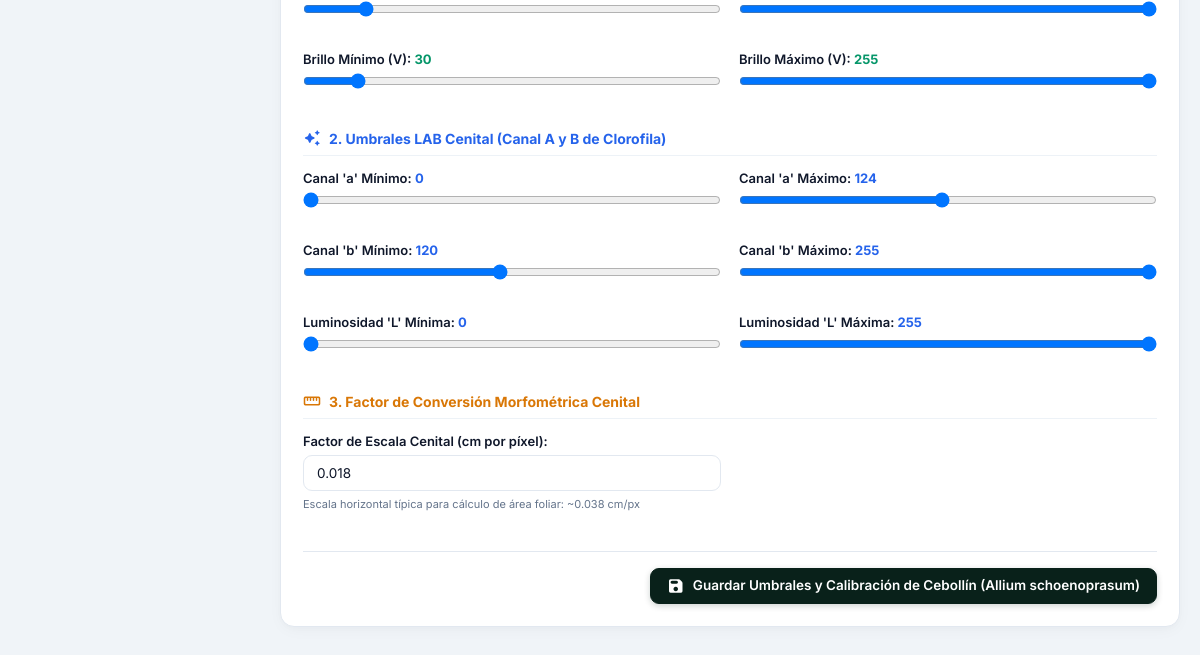
/config (signed in, lower part), run on an earlier commit of the app's database.
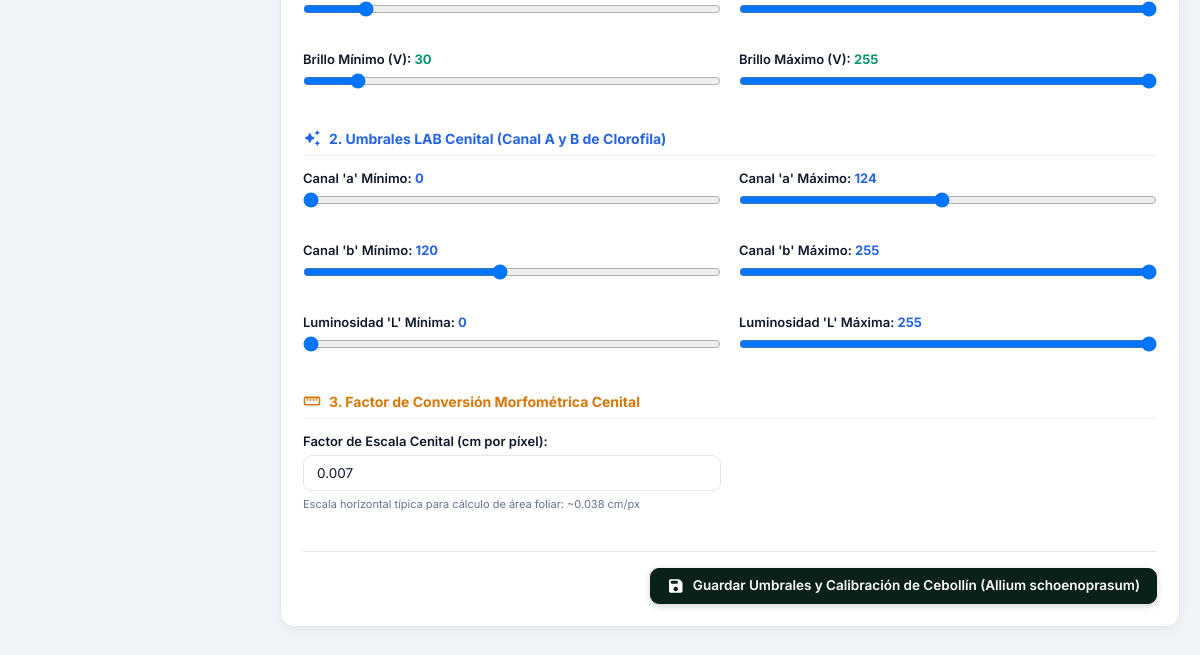
And on a later commit of the database.
### domain/models/crop_profile.py (models this page shows, shortened)
class CropProfile(db.Model):
    __tablename__ = 'crop_profile'
    crop_type = Column(String(50), primary_key=True)
    display_name = Column(String(100), nullable=False)
    h_min = Column(Integer, default=26)
    h_max = Column(Integer, default=92)
    s_min = Column(Integer, default=35)
    s_max = Column(Integer, default=255)
    v_min = Column(Integer, default=30)
    v_max = Column(Integer, default=255)
    l_min = Column(Integer, default=20)
    l_max = Column(Integer, default=255)
    a_min = Column(Integer, default=0)
    a_max = Column(Integer, default=124)
    b_min = Column(Integer, default=120)
    b_max = Column(Integer, default=255)
    pixel_to_cm_ratio = Column(Float, default=0.038)
    has_stem = Column(Boolean, default=True)
    lat_h_min = Column(Integer, default=26)
    lat_h_max = Column(Integer, default=92)
    lat_s_min = Column(Integer, default=35)
    lat_s_max = Column(Integer, default=255)
    lat_v_min = Column(Integer, default=30)
    lat_v_max = Column(Integer, default=255)
    lat_l_min = Column(Integer, default=20)
    lat_l_max = Column(Integer, default=255)
    lat_a_min = Column(Integer, default=0)
    lat_a_max = Column(Integer, default=124)
    lat_b_min = Column(Integer, default=120)
    lat_b_max = Column(Integer, default=255)
    lat_pixel_to_cm_ratio = Column(Float, default=0.038)
    lat_min_area = Column(Integer, default=60)
    lat_filter_isolated = Column(Boolean, default=True)

### presentation/web/dashboard_routes.py (the view, shortened to what this page needs)
@dashboard_bp.route('/config', methods=['GET', 'POST'])
@role_required('admin')
def configuration_panel():
    config = system_service.get_config()
    active_plant_id = get_active_plant_id()
    profiles = system_service.get_all_profiles()
    requested_crop = request.args.get('crop_type', system_service.get_crop_for_plant(active_plant_id))
    selected_profile = system_service.get_profile(requested_crop)
    plant_profiles_map = system_service.get_all_plant_profiles_map()
    return render_template('config.html',
                           config=config,
                           profiles=profiles,
                           selected_profile=selected_profile,
                           plant_profiles_map=plant_profiles_map,
                           active_plant_id=active_plant_id)

### application/services/system_service.py (called while the page is built)
    def get_config(self) -> Config:
        return self.config_repo.get()

    def get_all_profiles(self) -> List[CropProfile]:
        return self.crop_repo.get_all()

    def get_profile(self, crop_type: Optional[str] = None) -> CropProfile:
        if not crop_type:
            cfg = self.get_config()
            crop_type = cfg.selected_crop_type
        profile = self.crop_repo.get_by_type(crop_type)
        if not profile:
            profile = self.crop_repo.get_by_type("cebollin") or self.crop_repo.get_all()[0]
        return profile

    def get_crop_for_plant(self, plant_id: int) -> str:
        cfg = self.get_config()
        attr_name = f"plant_{plant_id}_crop"
        return getattr(cfg, attr_name, None) or cfg.selected_crop_type or "cebollin"

    def get_profile_for_plant(self, plant_id: int) -> CropProfile:
        crop_type = self.get_crop_for_plant(plant_id)
        return self.get_profile(crop_type)

### infrastructure/database/repositories/config_repository.py (called while the page is built)
    def get(self) -> Config:
        config = Config.query.first()
        if not config:
            config = Config()
            db.session.add(config)
            db.session.commit()
        return config

### templates/config.html (shortened to what the changed rows need)
{% extends 'base.html' %}
{% block content %}
<div class="widget-card" style="max-width: 960px; margin: 0 auto 30px auto;">
    <form action="{{ url_for('dashboard.configuration_panel') }}" method="POST">
        <div id="tab-content-cenital" class="camera-tab-content">
            <div style="margin-bottom: 24px;">
                <div style="display: grid; grid-template-columns: 1fr 1fr; gap: 18px;">
                    <div class="form-group">
                        <input type="range" name="s_min" id="s_min" min="0" max="255" value="{{ selected_profile.s_min }}" oninput="updateRangeLabel(this)" style="width: 100%; cursor: pointer;">
                    </div>
                    <div class="form-group">
                        <input type="range" name="s_max" id="s_max" min="0" max="255" value="{{ selected_profile.s_max }}" oninput="updateRangeLabel(this)" style="width: 100%; cursor: pointer;">
                    </div>
                    <div class="form-group">
                        <label for="v_min">Brillo Mínimo (V): <span id="label-v_min" style="font-weight: 700; color: var(--accent-success);">{{ selected_profile.v_min }}</span></label>
                        <input type="range" name="v_min" id="v_min" min="0" max="255" value="{{ selected_profile.v_min }}" oninput="updateRangeLabel(this)" style="width: 100%; cursor: pointer;">
                    </div>
                    <div class="form-group">
                        <label for="v_max">Brillo Máximo (V): <span id="label-v_max" style="font-weight: 700; color: var(--accent-success);">{{ selected_profile.v_max }}</span></label>
                        <input type="range" name="v_max" id="v_max" min="0" max="255" value="{{ selected_profile.v_max }}" oninput="updateRangeLabel(this)" style="width: 100%; cursor: pointer;">
                    </div>
                </div>
            </div>
            <div style="margin-bottom: 24px;">
                <div style="display: grid; grid-template-columns: 1fr 1fr; gap: 18px;">
                    <div class="form-group">
                        <label for="a_min">Canal 'a' Mínimo: <span id="label-a_min" style="font-weight: 700; color: var(--accent-primary);">{{ selected_profile.a_min }}</span></label>
                        <input type="range" name="a_min" id="a_min" min="0" max="255" value="{{ selected_profile.a_min }}" oninput="updateRangeLabel(this)" style="width: 100%; cursor: pointer;">
                    </div>
                    <div class="form-group">
                        <label for="a_max">Canal 'a' Máximo: <span id="label-a_max" style="font-weight: 700; color: var(--accent-primary);">{{ selected_profile.a_max }}</span></label>
                        <input type="range" name="a_max" id="a_max" min="0" max="255" value="{{ selected_profile.a_max }}" oninput="updateRangeLabel(this)" style="width: 100%; cursor: pointer;">
                    </div>
                    <div class="form-group">
                        <label for="b_min">Canal 'b' Mínimo: <span id="label-b_min" style="font-weight: 700; color: var(--accent-primary);">{{ selected_profile.b_min }}</span></label>
                        <input type="range" name="b_min" id="b_min" min="0" max="255" value="{{ selected_profile.b_min }}" oninput="updateRangeLabel(this)" style="width: 100%; cursor: pointer;">
                    </div>
                    <div class="form-group">
                        <label for="b_max">Canal 'b' Máximo: <span id="label-b_max" style="font-weight: 700; color: var(--accent-primary);">{{ selected_profile.b_max }}</span></label>
                        <input type="range" name="b_max" id="b_max" min="0" max="255" value="{{ selected_profile.b_max }}" oninput="updateRangeLabel(this)" style="width: 100%; cursor: pointer;">
                    </div>
                    <div class="form-group">
                        <label for="l_min">Luminosidad 'L' Mínima: <span id="label-l_min" style="font-weight: 700; color: var(--accent-primary);">{{ selected_profile.l_min }}</span></label>
                        <input type="range" name="l_min" id="l_min" min="0" max="255" value="{{ selected_profile.l_min }}" oninput="updateRangeLabel(this)" style="width: 100%; cursor: pointer;">
                    </div>
                    <div class="form-group">
                        <label for="l_max">Luminosidad 'L' Máxima: <span id="label-l_max" style="font-weight: 700; color: var(--accent-primary);">{{ selected_profile.l_max }}</span></label>
                        <input type="range" name="l_max" id="l_max" min="0" max="255" value="{{ selected_profile.l_max }}" oninput="updateRangeLabel(this)" style="width: 100%; cursor: pointer;">
                    </div>
                </div>
            </div>
            <div style="margin-bottom: 24px;">
                <div style="display: grid; grid-template-columns: 1fr 1fr; gap: 18px; align-items: center;">
                    <div class="form-group">
                        <label for="pixel_to_cm_ratio">Factor de Escala Cenital (cm por píxel):</label>
                        <input type="number" step="0.001" name="pixel_to_cm_ratio" id="pixel_to_cm_ratio" class="form-control" value="{{ selected_profile.pixel_to_cm_ratio }}" required>
                        <small style="color: var(--text-muted); font-size: 11px;">Escala horizontal típica para cálculo de área foliar: ~0.038 cm/px</small>
                    </div>
                </div>
            </div>
        </div>
        <div style="display: flex; justify-content: flex-end; gap: 10px; margin-top: 20px; border-top: 1px solid var(--border-color); padding-top: 16px;">
            <button type="submit" class="btn btn-primary">
                <span class="material-icons-round">save</span>
                <span>Guardar Umbrales y Calibración de {{ selected_profile.display_name }}</span>
            </button>
        </div>
    </form>
</div>
{% endblock %}

What changed in the data, as far as the page shows it:
changed CropProfile "Cebollín (Allium schoenoprasum)": pixel_to_cm_ratio "0.018" → "0.007"
